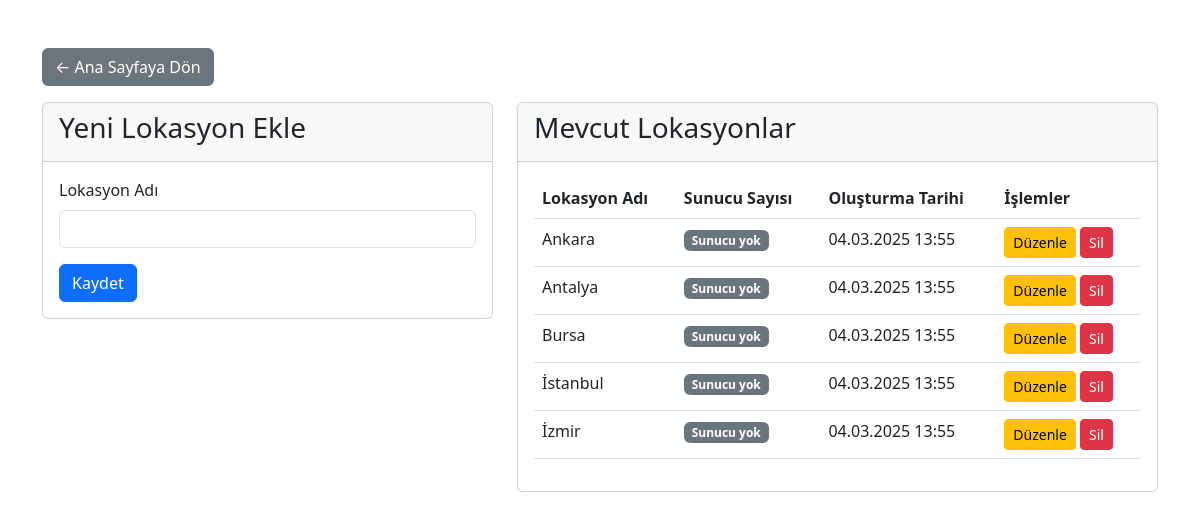
/lokasyon_ekle.php, run on the app's committed database.
### tables this page shows
CREATE TABLE IF NOT EXISTS lokasyonlar (
    id INT AUTO_INCREMENT PRIMARY KEY,
    lokasyon_adi VARCHAR(100) NOT NULL,
    olusturma_tarihi TIMESTAMP DEFAULT CURRENT_TIMESTAMP
);

### lokasyon_ekle.php (the view, shortened to what this page needs)
<?php
require_once 'config/database.php';
$duzenle_mod = false;
$lokasyon = null;
$sql_lokasyonlar = "SELECT l.*,
                    (SELECT COUNT(*) FROM fiziksel_sunucular WHERE lokasyon_id = l.id) as sunucu_sayisi
                    FROM lokasyonlar l
                    ORDER BY l.lokasyon_adi";
$result_lokasyonlar = mysqli_query($conn, $sql_lokasyonlar);
?>
<!DOCTYPE html>
<html lang="tr">
<head>
    <link href="https://cdn.jsdelivr.net/npm/bootstrap@5.3.0/dist/css/bootstrap.min.css" rel="stylesheet">
</head>
<body>
    <div class="container mt-5">
        <div class="mb-3">
            <a href="index.php" class="btn btn-secondary">← Ana Sayfaya Dön</a>
        </div>
        <div class="row">
            <div class="col-md-5">
                <div class="card">
                    <div class="card-header">
                        <h1 class="card-title h3"><?php echo $duzenle_mod ? 'Lokasyon Düzenle' : 'Yeni Lokasyon Ekle'; ?></h1>
                    </div>
                    <div class="card-body">
                        <form method="POST">
                            <div class="mb-3">
                                <label for="lokasyon_adi" class="form-label">Lokasyon Adı</label>
                                <input type="text" class="form-control" id="lokasyon_adi" name="lokasyon_adi"
                                    value="<?php echo $duzenle_mod ? $lokasyon['lokasyon_adi'] : (isset($_POST['lokasyon_adi']) ? $_POST['lokasyon_adi'] : ''); ?>"
                                    required>
                            </div>
                            <button type="submit" class="btn btn-primary">
                                <?php echo $duzenle_mod ? 'Güncelle' : 'Kaydet'; ?>
                            </button>
                        </form>
                    </div>
                </div>
            </div>
            <div class="col-md-7">
                <div class="card">
                    <div class="card-header">
                        <h2 class="card-title h3">Mevcut Lokasyonlar</h2>
                    </div>
                    <div class="card-body">
                        <div class="table-responsive">
                            <table class="table table-hover">
                                <thead>
                                    <tr>
                                        <th>Lokasyon Adı</th>
                                        <th>Sunucu Sayısı</th>
                                        <th>Oluşturma Tarihi</th>
                                        <th>İşlemler</th>
                                    </tr>
                                </thead>
                                <tbody>
                                    <?php
                                    mysqli_data_seek($result_lokasyonlar, 0);
                                    while ($row = mysqli_fetch_assoc($result_lokasyonlar)):
                                    ?>
                                        <tr>
                                            <td><?php echo $row['lokasyon_adi']; ?></td>
                                            <td>
                                                <?php if ($row['sunucu_sayisi'] > 0): ?>
                                                    <span class="badge bg-info"><?php echo $row['sunucu_sayisi']; ?> sunucu</span>
                                                <?php else: ?>
                                                    <span class="badge bg-secondary">Sunucu yok</span>
                                                <?php endif; ?>
                                            </td>
                                            <td><?php echo date('d.m.Y H:i', strtotime($row['olusturma_tarihi'])); ?></td>
                                            <td>
                                                <a href="?id=<?php echo $row['id']; ?>" class="btn btn-sm btn-warning">Düzenle</a>
                                                <?php if ($row['sunucu_sayisi'] == 0): ?>
                                                    <a href="lokasyon_sil.php?id=<?php echo $row['id']; ?>"
                                                       class="btn btn-sm btn-danger"
                                                       onclick="return confirm('Bu lokasyonu silmek istediğinize emin misiniz?')">Sil</a>
                                                <?php endif; ?>
                                            </td>
                                        </tr>
                                    <?php endwhile; ?>
                                </tbody>
                            </table>
                        </div>
                    </div>
                </div>
            </div>
        </div>
    </div>
</body>
</html>

### data on the page
lokasyonlar: lokasyon_adi "Ankara", olusturma_tarihi "04.03.2025 13:55"
lokasyonlar: lokasyon_adi "Antalya", olusturma_tarihi "04.03.2025 13:55"
lokasyonlar: lokasyon_adi "Bursa", olusturma_tarihi "04.03.2025 13:55"
lokasyonlar: lokasyon_adi "İstanbul", olusturma_tarihi "04.03.2025 13:55"
lokasyonlar: lokasyon_adi "İzmir", olusturma_tarihi "04.03.2025 13:55"
